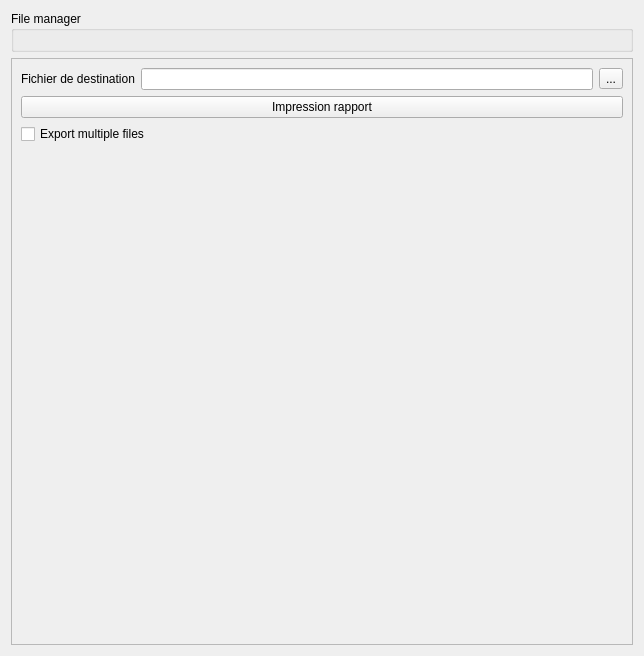
<?xml version="1.0" encoding="UTF-8"?>
<ui version="4.0">
 <class>Form</class>
 <widget class="QWidget" name="Form">
  <property name="geometry">
   <rect>
    <x>0</x>
    <y>0</y>
    <width>644</width>
    <height>656</height>
   </rect>
  </property>
  <property name="windowTitle">
   <string>Form</string>
  </property>
  <layout class="QVBoxLayout" name="verticalLayout">
   <item>
    <widget class="QGroupBox" name="groupBox_filemanager">
     <property name="title">
      <string>File manager</string>
     </property>
     <layout class="QVBoxLayout" name="verticalLayout_3"/>
    </widget>
   </item>
   <item>
    <widget class="QFrame" name="frame">
     <property name="frameShape">
      <enum>QFrame::StyledPanel</enum>
     </property>
     <property name="frameShadow">
      <enum>QFrame::Raised</enum>
     </property>
     <layout class="QGridLayout" name="gridLayout">
      <item row="1" column="0" colspan="3">
       <widget class="QPushButton" name="pushButton_export">
        <property name="text">
         <string>Impression rapport</string>
        </property>
       </widget>
      </item>
      <item row="0" column="0">
       <widget class="QLabel" name="label">
        <property name="text">
         <string>Fichier de destination</string>
        </property>
       </widget>
      </item>
      <item row="0" column="1">
       <widget class="QLineEdit" name="lineEdit_nom"/>
      </item>
      <item row="0" column="2">
       <widget class="QToolButton" name="toolButton_filechooser">
        <property name="text">
         <string>...</string>
        </property>
       </widget>
      </item>
      <item row="3" column="0">
       <spacer name="verticalSpacer">
        <property name="orientation">
         <enum>Qt::Vertical</enum>
        </property>
        <property name="sizeHint" stdset="0">
         <size>
          <width>20</width>
          <height>40</height>
         </size>
        </property>
       </spacer>
      </item>
      <item row="2" column="0" colspan="3">
       <widget class="QCheckBox" name="checkBox_exportmultiple">
        <property name="text">
         <string>Export multiple files</string>
        </property>
       </widget>
      </item>
     </layout>
    </widget>
   </item>
  </layout>
 </widget>
 <resources/>
 <connections/>
</ui>
